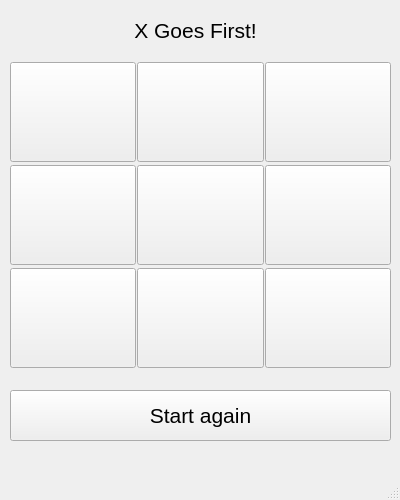
<?xml version="1.0" encoding="UTF-8"?>
<ui version="4.0">
 <class>MainWindow</class>
 <widget class="QMainWindow" name="MainWindow">
  <property name="geometry">
   <rect>
    <x>0</x>
    <y>0</y>
    <width>400</width>
    <height>500</height>
   </rect>
  </property>
  <property name="windowTitle">
   <string>MainWindow</string>
  </property>
  <widget class="QWidget" name="centralwidget">
   <widget class="QWidget" name="gridLayoutWidget">
    <property name="geometry">
     <rect>
      <x>10</x>
      <y>60</y>
      <width>381</width>
      <height>311</height>
     </rect>
    </property>
    <layout class="QGridLayout" name="gridLayout">
     <property name="spacing">
      <number>1</number>
     </property>
     <item row="2" column="0">
      <widget class="QPushButton" name="pushButton_3">
       <property name="sizePolicy">
        <sizepolicy hsizetype="Minimum" vsizetype="Fixed">
         <horstretch>100</horstretch>
         <verstretch>100</verstretch>
        </sizepolicy>
       </property>
       <property name="minimumSize">
        <size>
         <width>100</width>
         <height>100</height>
        </size>
       </property>
       <property name="font">
        <font>
         <pointsize>48</pointsize>
        </font>
       </property>
       <property name="text">
        <string/>
       </property>
      </widget>
     </item>
     <item row="1" column="1">
      <widget class="QPushButton" name="pushButton_5">
       <property name="sizePolicy">
        <sizepolicy hsizetype="Minimum" vsizetype="Fixed">
         <horstretch>100</horstretch>
         <verstretch>100</verstretch>
        </sizepolicy>
       </property>
       <property name="minimumSize">
        <size>
         <width>100</width>
         <height>100</height>
        </size>
       </property>
       <property name="font">
        <font>
         <pointsize>48</pointsize>
        </font>
       </property>
       <property name="text">
        <string/>
       </property>
      </widget>
     </item>
     <item row="2" column="1">
      <widget class="QPushButton" name="pushButton_6">
       <property name="sizePolicy">
        <sizepolicy hsizetype="Minimum" vsizetype="Fixed">
         <horstretch>100</horstretch>
         <verstretch>100</verstretch>
        </sizepolicy>
       </property>
       <property name="minimumSize">
        <size>
         <width>100</width>
         <height>100</height>
        </size>
       </property>
       <property name="font">
        <font>
         <pointsize>48</pointsize>
        </font>
       </property>
       <property name="text">
        <string/>
       </property>
      </widget>
     </item>
     <item row="0" column="0">
      <widget class="QPushButton" name="pushButton_1">
       <property name="sizePolicy">
        <sizepolicy hsizetype="Minimum" vsizetype="Fixed">
         <horstretch>100</horstretch>
         <verstretch>100</verstretch>
        </sizepolicy>
       </property>
       <property name="minimumSize">
        <size>
         <width>100</width>
         <height>100</height>
        </size>
       </property>
       <property name="font">
        <font>
         <pointsize>48</pointsize>
        </font>
       </property>
       <property name="text">
        <string/>
       </property>
      </widget>
     </item>
     <item row="1" column="0">
      <widget class="QPushButton" name="pushButton_2">
       <property name="sizePolicy">
        <sizepolicy hsizetype="Minimum" vsizetype="Fixed">
         <horstretch>100</horstretch>
         <verstretch>100</verstretch>
        </sizepolicy>
       </property>
       <property name="minimumSize">
        <size>
         <width>100</width>
         <height>100</height>
        </size>
       </property>
       <property name="font">
        <font>
         <pointsize>48</pointsize>
        </font>
       </property>
       <property name="text">
        <string/>
       </property>
      </widget>
     </item>
     <item row="0" column="1">
      <widget class="QPushButton" name="pushButton_4">
       <property name="sizePolicy">
        <sizepolicy hsizetype="Minimum" vsizetype="Fixed">
         <horstretch>100</horstretch>
         <verstretch>100</verstretch>
        </sizepolicy>
       </property>
       <property name="minimumSize">
        <size>
         <width>100</width>
         <height>100</height>
        </size>
       </property>
       <property name="font">
        <font>
         <pointsize>48</pointsize>
        </font>
       </property>
       <property name="text">
        <string/>
       </property>
      </widget>
     </item>
     <item row="0" column="2">
      <widget class="QPushButton" name="pushButton_7">
       <property name="sizePolicy">
        <sizepolicy hsizetype="Minimum" vsizetype="Fixed">
         <horstretch>100</horstretch>
         <verstretch>100</verstretch>
        </sizepolicy>
       </property>
       <property name="minimumSize">
        <size>
         <width>100</width>
         <height>100</height>
        </size>
       </property>
       <property name="font">
        <font>
         <pointsize>48</pointsize>
        </font>
       </property>
       <property name="text">
        <string/>
       </property>
      </widget>
     </item>
     <item row="1" column="2">
      <widget class="QPushButton" name="pushButton_8">
       <property name="sizePolicy">
        <sizepolicy hsizetype="Minimum" vsizetype="Fixed">
         <horstretch>100</horstretch>
         <verstretch>100</verstretch>
        </sizepolicy>
       </property>
       <property name="minimumSize">
        <size>
         <width>100</width>
         <height>100</height>
        </size>
       </property>
       <property name="font">
        <font>
         <pointsize>48</pointsize>
        </font>
       </property>
       <property name="text">
        <string/>
       </property>
      </widget>
     </item>
     <item row="2" column="2">
      <widget class="QPushButton" name="pushButton_9">
       <property name="sizePolicy">
        <sizepolicy hsizetype="Minimum" vsizetype="Fixed">
         <horstretch>100</horstretch>
         <verstretch>100</verstretch>
        </sizepolicy>
       </property>
       <property name="minimumSize">
        <size>
         <width>100</width>
         <height>100</height>
        </size>
       </property>
       <property name="font">
        <font>
         <pointsize>48</pointsize>
        </font>
       </property>
       <property name="text">
        <string/>
       </property>
      </widget>
     </item>
    </layout>
   </widget>
   <widget class="QPushButton" name="pushButton_10">
    <property name="geometry">
     <rect>
      <x>10</x>
      <y>390</y>
      <width>381</width>
      <height>51</height>
     </rect>
    </property>
    <property name="font">
     <font>
      <pointsize>16</pointsize>
     </font>
    </property>
    <property name="styleSheet">
     <string notr="true">selection-background-color: rgb(170, 0, 0);
</string>
    </property>
    <property name="text">
     <string>Start again</string>
    </property>
    <property name="checkable">
     <bool>false</bool>
    </property>
   </widget>
   <widget class="QLabel" name="label">
    <property name="geometry">
     <rect>
      <x>10</x>
      <y>10</y>
      <width>371</width>
      <height>41</height>
     </rect>
    </property>
    <property name="font">
     <font>
      <pointsize>16</pointsize>
     </font>
    </property>
    <property name="text">
     <string>X Goes First!</string>
    </property>
    <property name="alignment">
     <set>Qt::AlignCenter</set>
    </property>
   </widget>
  </widget>
  <widget class="QMenuBar" name="menubar">
   <property name="geometry">
    <rect>
     <x>0</x>
     <y>0</y>
     <width>400</width>
     <height>21</height>
    </rect>
   </property>
  </widget>
  <widget class="QStatusBar" name="statusbar"/>
 </widget>
 <resources/>
 <connections/>
</ui>
